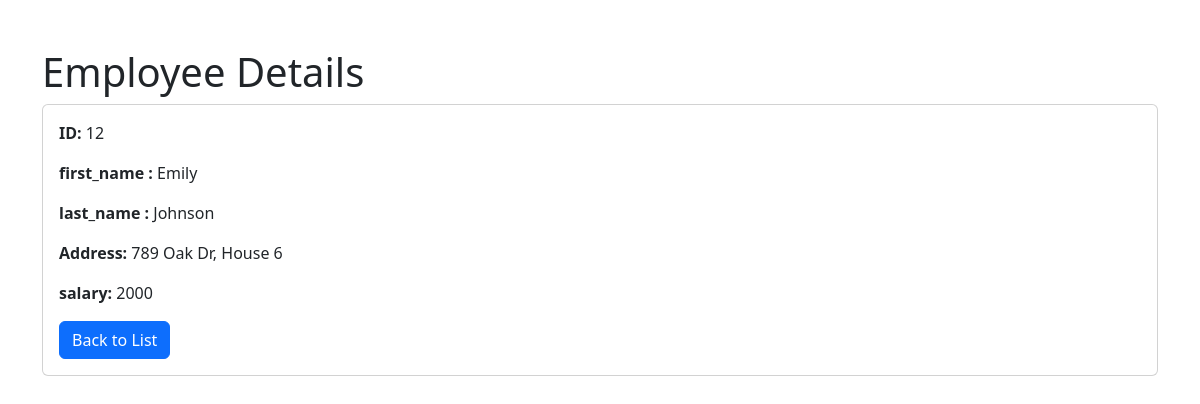
The page /view.php?id=12 on the database its author committed.
### tables this page shows
CREATE TABLE `crud` (
  `id` int(100) NOT NULL,
  `first_name` varchar(100) NOT NULL,
  `last_name` varchar(100) NOT NULL,
  `Address` varchar(100) NOT NULL,
  `gender` varchar(100) NOT NULL,
  `salary` int(11) DEFAULT NULL
);

### view.php (the view, shortened to what this page needs)
<?php
include 'crudForm.php';
$id = intval($_GET['id']);
$sql = "SELECT * FROM crud WHERE id = $id";
$result = $conn->query($sql);
if ($result->num_rows > 0) {
    $row = $result->fetch_assoc();
} else {
    echo "No record found";
    exit;
}
?>
<!DOCTYPE html>
<html lang="en">
<head>
</head>
<body>
    <div class="container mt-5">
        <h1>Employee Details</h1>
        <div class="card">
            <div class="card-body">
                <p><strong>ID:</strong> <?php echo htmlspecialchars($row['id']); ?></p>
                <p><strong>first_name :</strong> <?php echo htmlspecialchars($row['first_name']); ?></p>
                <p><strong>last_name :</strong> <?php echo htmlspecialchars($row['last_name']); ?></p>
                <p><strong>Address:</strong> <?php echo htmlspecialchars($row['Address']); ?></p>
                <p><strong>salary:</strong> <?php echo htmlspecialchars($row['salary']); ?></p>
                <a href="index.php" class="btn btn-primary">Back to List</a>
            </div>
        </div>
    </div>
     <link href="https://cdn.jsdelivr.net/npm/bootstrap@5.2.3/dist/css/bootstrap.min.css" rel="stylesheet">
</body>
</html>

### rows shown on the page
crud: id "12", first_name "Emily", last_name "Johnson", Address "789 Oak Dr, House 6", salary "2000"
